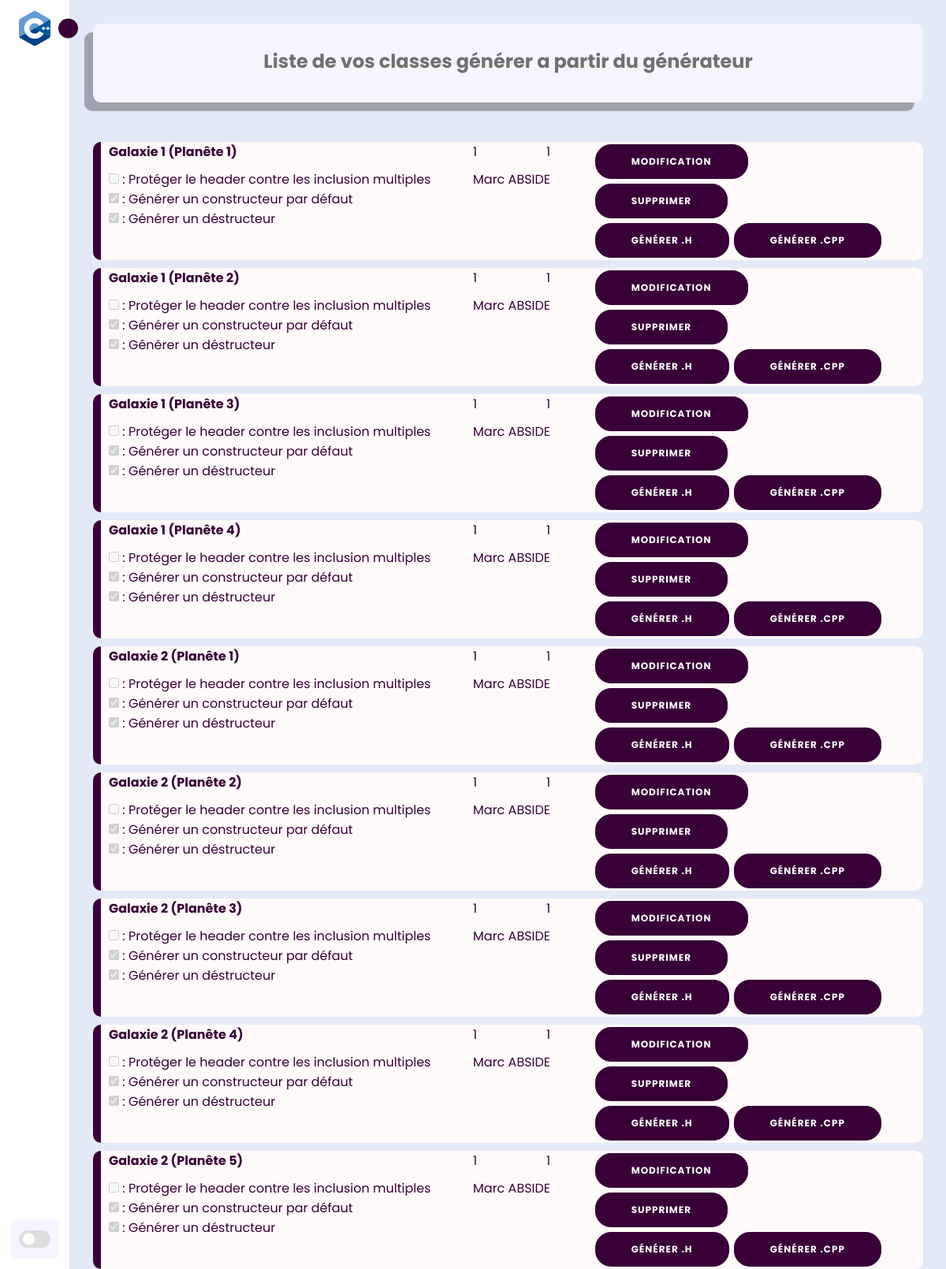
/acceuil (signed in), run on the app's committed database.
### main.py (models this page shows, shortened)
class classe(db.Model):
    idClasse = db.Column(db.Integer, primary_key=True, unique=True)
    name = db.Column(db.Text)
    classe_mere = db.Column(db.Text)
    Protect_head = db.Column(db.Integer)
    Generat_head_default_construct = db.Column(db.Integer)
    Generat_head_destruct = db.Column(db.Integer)
    Commentaire= db.Column(db.Integer)
    auteur = db.Column(db.Text)
    creation_data = db.Column(db.DateTime)
    class_role = db.Column(db.Text)
    attribue = db.Column(db.Integer)
    public = db.Column(db.Integer)
    public1 = db.Column(db.Text)
    public2 = db.Column(db.Text)
    public3 = db.Column(db.Text)
    public4 = db.Column(db.Text)
    public5 = db.Column(db.Text)
    public6 = db.Column(db.Text)
    public7 = db.Column(db.Text)
    public8 = db.Column(db.Text)
    protected = db.Column(db.Integer)
    protected1 = db.Column(db.Text)
    protected2 = db.Column(db.Text)
    protected3 = db.Column(db.Text)
    protected4 = db.Column(db.Text)
    protected5 = db.Column(db.Text)
    protected6 = db.Column(db.Text)
    protected7 = db.Column(db.Text)
    protected8 = db.Column(db.Text)
    private = db.Column(db.Integer)
    private1 = db.Column(db.Text)
    private2 = db.Column(db.Text)
    private3 = db.Column(db.Text)
    private4 = db.Column(db.Text)
    private5 = db.Column(db.Text)
    private6 = db.Column(db.Text)
    private7 = db.Column(db.Text)
    private8 = db.Column(db.Text)
    methode = db.Column(db.Integer)
    methode1 = db.Column(db.Text)
    methode2 = db.Column(db.Text)
    methode3 = db.Column(db.Text)
    methode4 = db.Column(db.Text)
    methode5 = db.Column(db.Text)
    methode6 = db.Column(db.Text)
    methode7 = db.Column(db.Text)
    methode8 = db.Column(db.Text)
    idUser = db.Column(db.Integer, db.ForeignKey('user.idUsers'))
    idUserUnban = db.Column(db.Integer, db.ForeignKey('user_banni.idUsers'))

### main.py (the view)
@app.route('/acceuil')
def acceuil():
    conn = sql.connect('database.db')
    cursor = conn.cursor()
    cursor.execute("""SELECT * FROM classe
        WHERE classe.idUser=?""",(session['user']['idUser'],))
    rows = cursor.fetchall()
    conn.close()
    return render_template("acceuil.html",
                           classe_liste = rows, idGroup = session['user']['idGroup'])

### templates/acceuil.html (shortened to what this page needs)
<!DOCTYPE html>
<html lang="en">
<head>
    <link rel="stylesheet" href="{{ url_for('static', filename = 'css/style_Dashboard_Classe.css') }}" />
    <link rel="stylesheet" href="{{ url_for('static', filename = 'css/style_sidebar.css') }}" />
    <link href='https://unpkg.com/boxicons@2.1.1/css/boxicons.min.css' rel='stylesheet'>
</head>
<body>
    <nav class="sidebar close">
        <header>
            <div class="image-text">
                <span class="image">
                    <img src="{{ url_for('static', filename = 'image/logo.png') }}" alt="">
                </span>
            </div>
            <i class='bx bx-chevron-right toggle'></i>
        </header>
        <div class="menu-bar">
            <div class="menu">
                <ul class="menu-links">
                    <li class="nav-link">
                        <a href="acceuil">
                            <i class='bx bx-home-alt icon'></i>
                        </a>
                    </li>
                    <li class="nav-link">
                        <a href="generateur">
                            <i class='bx bx-pie-chart-alt icon'></i>
                        </a>
                    </li>
                    <li class="nav-link">
                        <a href="boutique">
                            <i class='bx bx-wallet icon'></i>
                        </a>
                    </li>
                </ul>
            </div>
            <div class="bottom-content">
                <li class="nav-link">
                    <a href="user">
                        <i class='bx bx-user icon'></i>
                    </a>
                </li>
                <li class="nav-link">
                    <a href="notification">
                        <i class='bx bx-bell icon'></i>
                    </a>
                </li>
                <li class="">
                    <a href="/logout">
                        <i class='bx bx-log-out icon'></i>
                    </a>
                </li>
                <li class="mode">
                    <div class="sun-moon">
                        <i class='bx bx-moon icon moon'></i>
                    </div>
                    <div class="toggle-switch">
                        <span class="switch"></span>
                    </div>
                </li>
            </div>
        </div>
    </nav>
    <section class="home">
        <div class="liste-classe">
            <div class="bandeau">
                <h1>Liste de vos classes générer a partir du générateur</h1>
            </div>
            <div class="zone-classe">
                {% for row in classe_liste %}
                <div class="bandelette">
                    <div class="multi-zone">
                        <div class="partie-principale">
                            <div class="nom">
                                {{ row[1] }} ({{ row[2] }})
                            </div>
                            <div class="options">
                                <div>
                                    {% if row[3] == 1 %}
                                    <input type="checkbox" disabled checked />
                                    {% else %}
                                    <input type="checkbox" disabled />
                                    {% endif %}
                                    : Protéger le header contre les inclusion multiples
                                </div>
                                <div>
                                    {% if row[4] == 1 %}
                                    <input type="checkbox" disabled checked />
                                    {% else %}
                                    <input type="checkbox" disabled />
                                    {% endif %}
                                    : Générer un constructeur par défaut
                                </div>
                                <div>
                                    {% if row[5] == 1 %}
                                    <input type="checkbox" disabled checked />
                                    {% else %}
                                    <input type="checkbox" disabled />
                                    {% endif %}
                                    : Générer un déstructeur
                                </div>
                            </div>
                        </div>
                        <div class="commentaire">
                            <div class="data">
                                <div class="auteur">
                                    {{ row[6] }}
                                </div>
                                <div class="date">
                                    {{ row[7] }}
                                </div>
                            </div>
                            <div class="texte">
                                {{ row[8] }}
                            </div>
                        </div>
                        <div class="bouton-modif">
                            <div class="modif">
                                <input class="button" type="button" value="Modification"
                                    onclick="window.location.href = 'modification/{{ row[0] }}'" />
                            </div>
                            <div class="supprimer">
                                <input class="button" type="button" value="Supprimer"
                                    onclick="window.location.href = 'supprimer/{{ row[0] }}'" />
                            </div>
                            <div class="type-generation">
                                <div class="fichier-h">
                                    <input class="button" type="button" value="Générer .H"
                                        onclick="window.location.href = 'genererh/{{ row[0] }}'" />
                                </div>
                                <div class="fichier-cpp">
                                    <input class="button" type="button" value="Générer .CPP"
                                        onclick="window.location.href = 'generercpp/{{ row[0] }}'" />
                                </div>
                            </div>
                        </div>
                    </div>
                </div>
                {% endfor %}
            </div>
        </div>
    </section>
</body>
</html>

### static/css/style_Dashboard_Classe.css (style rules this page uses)
.home .liste-classe .bandeau h1 { padding-top: 30px; }
.home .liste-classe .zone-classe { display: block; margin: 30px 20px 30px 30px; height: 50px; }
.home .liste-classe .zone-classe .bandelette { background: var(--background-color-classe); width: 100%; border-radius: 10px; border-left: solid 10px var(--primary-color); color : var(--primary-color); margin-bottom: 10px; }
.home .liste-classe .zone-classe .bandelette .multi-zone { display: flex; justify-content: space-between; }
.home .liste-classe .zone-classe .bandelette .multi-zone .commentaire .data { display: flex; justify-content: space-between; }
.home .liste-classe .zone-classe .bandelette .multi-zone .bouton-modif .type-generation { display: flex; justify-content: space-between; }
.home .liste-classe .zone-classe .bandelette .multi-zone .partie-principale { margin-left: 10px; }
.home .liste-classe .zone-classe .bandelette .multi-zone .bouton-modif { margin-right: 50px; }
.home .liste-classe .zone-classe .bandelette .multi-zone .bouton-modif .button { border-radius: 20px; border: 1px solid #380036; background-color: #380036; color: #FFFFFF; font-size: 12px; font-weight: bold; padding: 12px 45px; letter-spacing: 1px; text-transform: uppercase; transition: transform 80ms ease-in; cursor: pointer; margin: 3px; }
.home .liste-classe .zone-classe .bandelette .multi-zone .partie-principale .nom { margin-bottom : 10px; font-weight: bold; }
.home .liste-classe .zone-classe .bandelette .multi-zone .commentaire .data { margin-bottom : 10px; }
.home .liste-classe .zone-classe .bandelette .multi-zone .commentaire .data .date { margin-left: 10px; }

### data on the page
classe: name "Galaxie 1", classe_mere "Planête 1", Generat_head_destruct "1", Commentaire "1", auteur "Marc ABSIDE"
classe: name "Galaxie 1", classe_mere "Planête 2", Generat_head_destruct "1", Commentaire "1", auteur "Marc ABSIDE"
classe: name "Galaxie 1", classe_mere "Planête 3", Generat_head_destruct "1", Commentaire "1", auteur "Marc ABSIDE"
classe: name "Galaxie 1", classe_mere "Planête 4", Generat_head_destruct "1", Commentaire "1", auteur "Marc ABSIDE"
classe: name "Galaxie 2", classe_mere "Planête 1", Generat_head_destruct "1", Commentaire "1", auteur "Marc ABSIDE"
classe: name "Galaxie 2", classe_mere "Planête 2", Generat_head_destruct "1", Commentaire "1", auteur "Marc ABSIDE"
classe: name "Galaxie 2", classe_mere "Planête 3", Generat_head_destruct "1", Commentaire "1", auteur "Marc ABSIDE"
classe: name "Galaxie 2", classe_mere "Planête 4", Generat_head_destruct "1", Commentaire "1", auteur "Marc ABSIDE"
classe: name "Galaxie 2", classe_mere "Planête 5", Generat_head_destruct "1", Commentaire "1", auteur "Marc ABSIDE"
